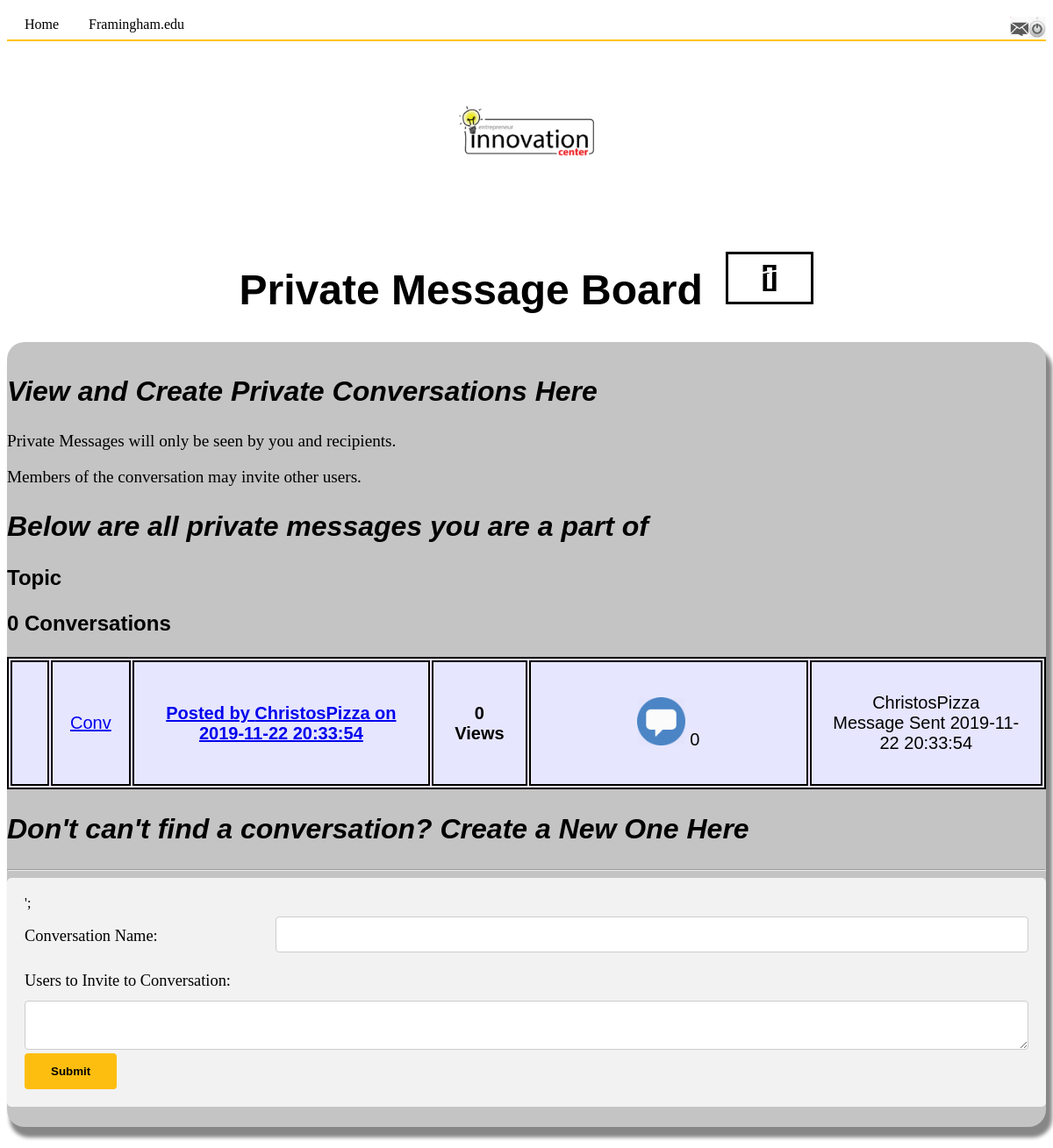
/PrivateMessageBoard.php (signed in), run on an earlier commit of the app's database.
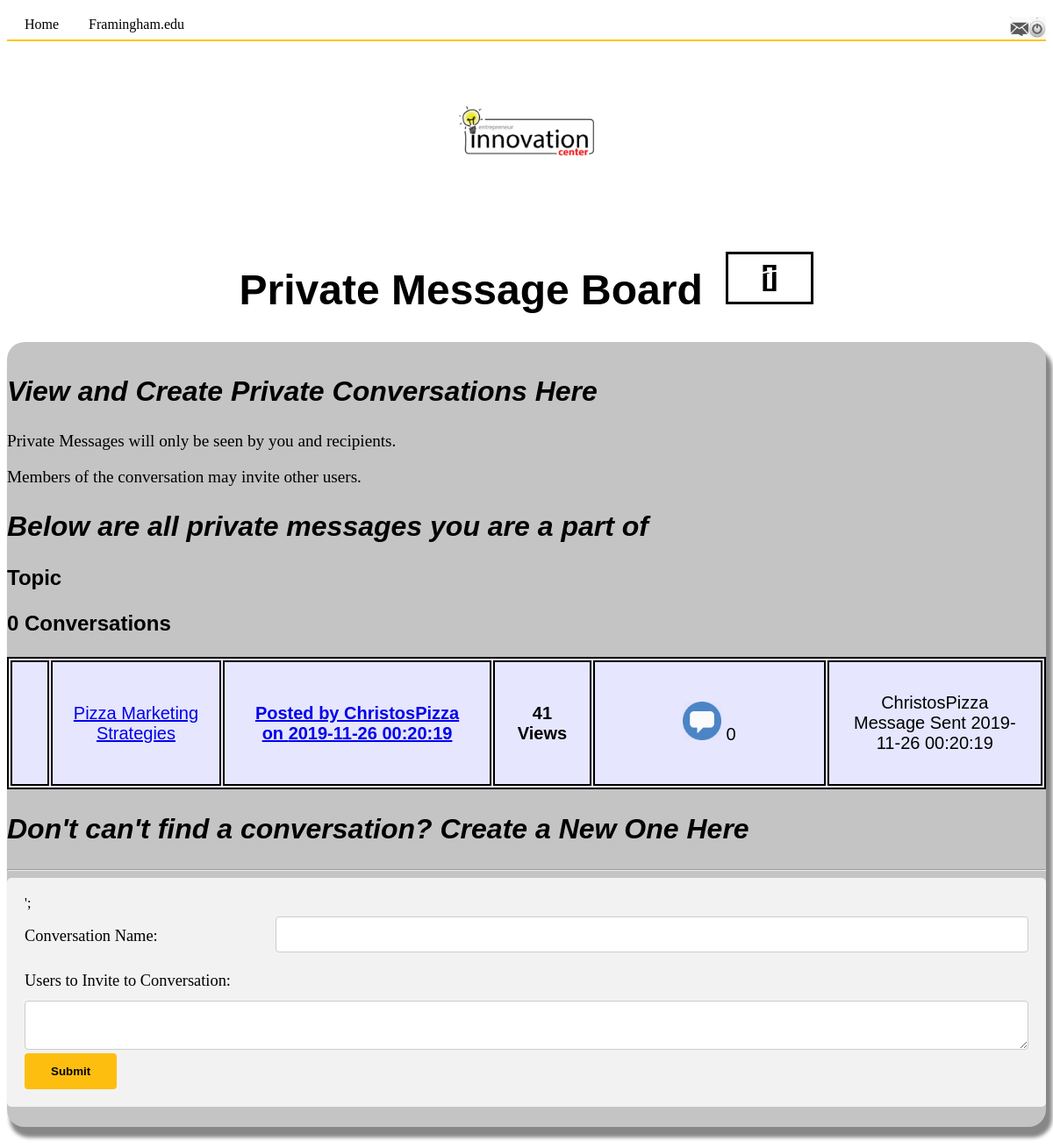
And on a later commit of the database.
### tables this page shows
CREATE TABLE `privatemessageboards` (
  `BoardId` int(11) NOT NULL COMMENT 'Id of User''s Message Board',
  `Username` varchar(255) NOT NULL COMMENT 'Username of Messanger',
  `Name` varchar(255) NOT NULL COMMENT 'Name of Messanger',
  `Email` varchar(255) NOT NULL COMMENT 'Email Address of Messanger',
  `Conversations` int(11) NOT NULL COMMENT 'Number of Private Conversations Participating In',
  `UserId` int(11) NOT NULL COMMENT 'Site Account Id',
  `ProfileImage` text NOT NULL COMMENT 'Shows Up With Message',
  `PMList` longtext COMMENT 'List of Private Conversations User is Part of',
  `Signature` varchar(150) DEFAULT NULL COMMENT 'Optional Signature that appears below User''s post'
);

CREATE TABLE `privateconversations` (
  `ConversationId` int(11) NOT NULL COMMENT 'Conversation Id',
  `CreatorId` int(11) NOT NULL COMMENT 'Id of Conversation Creator',
  `ConversationName` varchar(255) NOT NULL COMMENT 'Name of Conversation',
  `CreatorName` varchar(255) NOT NULL COMMENT 'Creator of Conversation',
  `CreationTime` datetime NOT NULL COMMENT 'Date the Conversation was Made',
  `Views` int(11) NOT NULL COMMENT 'How Many times this conversation was looked at',
  `Messages` int(11) NOT NULL COMMENT 'Number of Messages in Conversation',
  `LastMessanger` varchar(255) NOT NULL COMMENT 'Last Message Sender',
  `LastMessageSentTime` datetime NOT NULL COMMENT 'Time Last Message was Sent',
  `Pinned` tinyint(1) NOT NULL COMMENT 'Whether or Not User sees Conversation as Important'
);

### PrivateMessageBoard.php (the view, shortened to what this page needs)
<!DOCTYPE HTML>
<html lang="en">
	<head>
		<link href='css/Intern1.css' rel='stylesheet'/>
		<link href='css/member_page.css' rel='stylesheet'/>
	</head>
		<body>
		<div id='links'>
			<a href='Home.php'>Home</a>
			<a href="https://www.framingham.edu" target="_blank" style="margin-left: 30px">Framingham.edu</a>
		<?php
		$con = new PDO('mysql:host=localhost:3306;dbname=internsite;charset=utf8mb4','SiteAdmin','fsuintern495');
		if(isset($_SESSION['loggedin'])) {
			if($_SESSION['loggedin'] == true) {
				if($_SESSION['UserType'] == "Member") {
					echo "<img src='images/PowerOpen.png' class='accounts' onmouseover='this.src=\"images/PowerPressed.png\";' onmouseout='this.src=\"images/PowerOpen.png\";' alt='Account Tab'/>";
					echo "<a href='PrivateMessageBoard.php'><img src='images/PM.png' class='accounts' onmouseover='this.src=\"images/PMOpen.png\";' onmouseout='this.src=\"images/PM.png\";' alt='Private Messages'/></a>";
					}
			}
		}
	   $cid = 0;
		if(isset($_SESSION['UserType'])) {
			if ($_SESSION['UserType'] == "Intern") {
					$cid = $_SESSION['InternId'];
			}
			else if($_SESSION['UserType'] == "Member") {
					$cid = $_SESSION['MemberId'];
			}
		    else
					header("Location: Login.php?location=" . urlencode($_SERVER['REQUEST_URI']));
		}
		$sql = $con -> query("SELECT * FROM privatemessageboards WHERE UserId = '$cid'");
		$Board = $sql -> fetch(PDO::FETCH_ASSOC);
		$convList = explode(" ", $Board['PMList']);
?>
</div>
		<hr color="#FFC400" clear=both>
		<br><a href="Home.php"><img id="fsu_logo" src="images/fsu_logo.png" alt="FSU Logo"/></a>
		<h1>Private Message Board &nbsp;<img src="images/Logo.jpg" height="60px" width="100px" style="border: solid; margin-top: 2%"></img></h1>
		<div class='txt'>
		<h2>View and Create Private Conversations Here</h2>
		<p>Private Messages will only be seen by you and recipients.</p>
		<p>Members of the conversation may invite other users.</p>
		<h2>Below are all private messages you are a part of</h2>
		<div id='ForumHeading'>
		<h3 id='t'>Topic</h3>
		<h3 id='c'><?php echo $Board['Conversations']?> Conversations</h3>
		</div>
		<?php
		if(!empty($Board['PMList'])) {
		echo "<div style='overflow-x:auto;overflow-y:auto;'>";
		echo "<table id = 'MessageBoard'>";
		$pin = "";
		$conversations = array();
		foreach($convList as $converse) {
			$conversationGet = $con -> query("SELECT * FROM privateconversations WHERE ConversationId = '$converse'");
			$conversation = $conversationGet -> fetch(PDO::FETCH_ASSOC);
			array_push($conversations, $conversation);
		}
		for ($i = 0; $i < sizeof($convList) - 1; $i++) {
			echo "<tr>";
			echo "<td>" . $pin . "<td><a href='PrivateMessage.php?pm=" . $conversations[$i]['ConversationId'] . "'>" . $conversations[$i]['ConversationName'] . "</a><td><a href='PrivateMessage.php?pm=" . $conversations[$i]['ConversationId'] . "'" . "<br><h4>Posted by " . $conversations[$i]['CreatorName'] . " on " . $conversations[$i]['CreationTime'] . "</h4><td><h4>" . $conversations[$i]['Views'] . " Views</h4><td><img src='images/chat.jpg' class='ForumList' alt='messages:'/> " . $conversations[$i]['Messages'] . "<td>" . $conversations[$i]['LastMessanger'] . "<br>Message Sent " . $conversations[$i]['LastMessageSentTime'];
		}
		echo "</table>";
		echo "</div>";
		}
		?>
		<h2>Don't can't find a conversation? Create a New One Here</h2>
		<hr>
		<div class="container">';
			<form action="PrivateMessageCreate.php" method="post">
				<div class="row">
					<div class="col-25">
						<label for="CName">Conversation Name: </label>
					</div>
					<div class="col-75">
						<input type="text" name="CName" autocomplete="off"autofocus>
					</div>
				</div>
				<div class="row">
					<div class="col-25">
						<label for="Invitees">Users to Invite to Conversation: </label>
					</div>
						<textarea name="Invitees" autocomplete="off"></textarea>
					<div class="row">
					<input id="submitButton" type="submit" value="Submit">
				</div>
				</div>
		</div>
		</body>
		</html>

### css/Intern1.css (style rules this page uses)
body { text-align:center; }
div#links { display: block; text-decoration: none; text-align: left; margin-left: 20px; font-size: 100%; }
div#links a { text-decoration: none; color: black; }
div.txt { padding:1% 0% 2% 0%; margin:1% 0% 2% 0%; background-color:#C4C4C4; text-align:left; box-shadow: 5px 10px 4px 2px #878787; border-radius: 20px; }
h1 { font-size:300%; font-family:Arial; }
h2 { font-size:200%; font-family:Arial; font-style: italic; }
h3 { font-size:150%; font-family:Arial; }
p, address { font-size:120%; font-family:Tahoma; }
table, td, th, tr { border: black 2px solid; }
td { text-align:center; font-family: Sans-Serif; padding:20px; font-size:125%; background-color:#e6e6ff; }
tr { background-color: #e6e6ff; }
table { background-color:#f2e6ff; }
img.ForumList { width:20%; height:20%; }
img.accounts { width: 1.75%; height: 1.75%; float: right; display: block; }

### css/member_page.css (style rules this page uses)
* { box-sizing: border-box; }
#fsu_logo { width: 13%; height: 13%; float: initial; }
input[type=text], input[type=email], input[type=tel], input[type=password], textarea { width: 100%; padding: 12px; border: 1px solid #ccc; border-radius: 4px; resize: vertical; }
label { padding: 12px 12px 12px 0; display: inline-block; font-size: 115%; font-family: Georgia; }
#submitButton { background-color: #febe10; color: black; padding: 13px 30px; border: none; border-radius: 4px; cursor: pointer; font-weight: bold; }
.container { border-radius: 5px; background-color: #f2f2f2; padding: 20px; }
.col-25 { float: left; width: 25%; margin-top: 6px; }
.col-75 { float: left; width: 75%; margin-top: 6px; }
.row:after { content: ""; display: table; clear: both; }

What changed in the data, as far as the page shows it:
removed privateconversations: ConversationName "Conv", CreatorName "ChristosPizza", CreationTime "2019-11-22 20:33:54", Views "0", Messages "0", LastMessanger "ChristosPizza", LastMessageSentTime "2019-11-22 20:33:54"
added privateconversations: ConversationName "Pizza Marketing Strategies", CreatorName "ChristosPizza", CreationTime "2019-11-26 00:20:19", Views "41", Messages "0", LastMessanger "ChristosPizza", LastMessageSentTime "2019-11-26 00:20:19"
